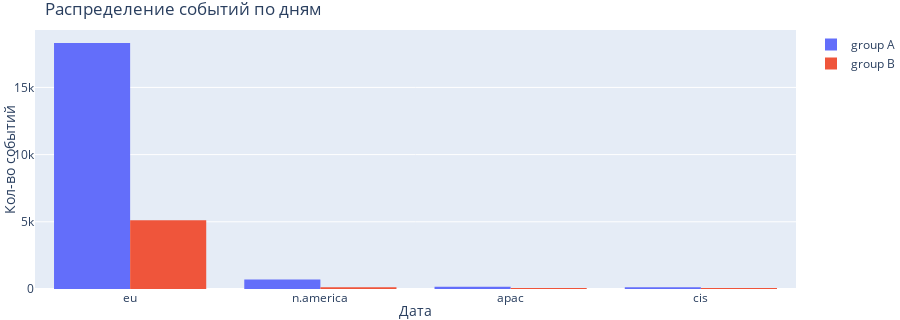

Here is the notebook cell this chart was saved with:
### Markdown cell above
**Распределение пользователей интересующего теста по регионам**

### Code cell
#График распределения событий по дням

fig = go.Figure()

fig.add_trace(go.Histogram(x=df_users[df_users['group'] == 'a']['region'], name = 'group A'))
fig.add_trace(go.Histogram(x=df_users[df_users['group'] == 'b']['region'], name = 'group B'))

fig.update_layout(
                  title="Распределение событий по дням",
                  xaxis_title="Дата",
                  yaxis_title="Кол-во событий",
                  margin=dict(l=0, r=0, t=30, b=0),
                  height=320,
                  width=900)
fig.show()

### Figure 1 — Plotly figure (JSON) as saved in the notebook; plotly's stock layout.template omitted (floating-point values rounded to 4 significant figures; data arrays with more than 128 entries replaced by an {"elided": "..."} marker saying what was removed)
{"data": [{"name": "group A", "type": "histogram", "x": {"elided": "20381 str values"}}, {"name": "group B", "type": "histogram", "x": {"elided": "7343 str values"}}], "layout": {"height": 320, "margin": {"b": 0, "l": 0, "r": 0, "t": 30}, "title": {"text": "Распределение событий по дням"}, "width": 900, "xaxis": {"title": {"text": "Дата"}}, "yaxis": {"title": {"text": "Кол-во событий"}}}}
